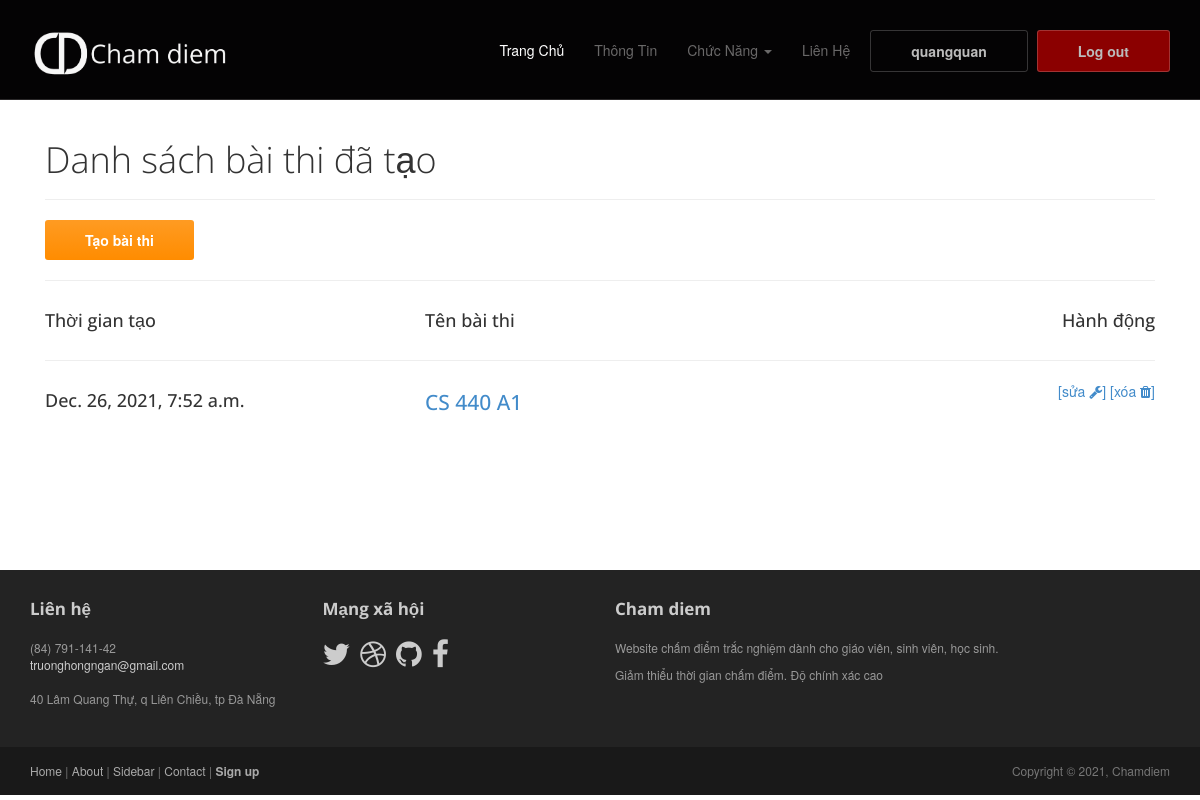
Page /danhsachbaithi/ (signed in) on the earlier database version.
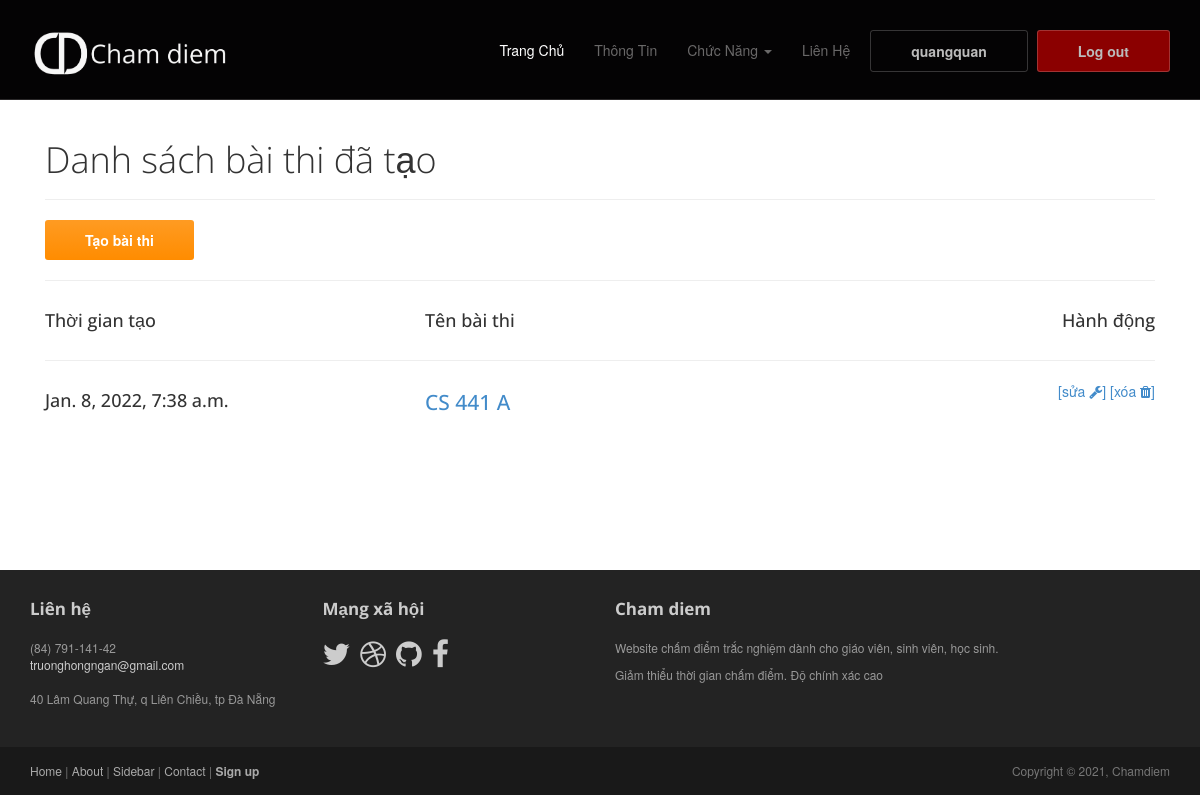
Same page on the later database version.
### quanlybaithi/models.py (models this page shows, shortened)
class Baithi(models.Model):
    id = models.AutoField(primary_key=True)
    ten = models.CharField(max_length=155)
    thoigian = models.DateTimeField(default=timezone.now())
    created_by = models.ForeignKey(User, on_delete=models.CASCADE)
    ketqua = models.ImageField(upload_to='uploads/', blank=True, null=True)
    socau = models.IntegerField(default=0)

### quanlybaithi/views.py (the view)
# urls.py: path('danhsachbaithi/', views.danhsachbaithi, name='danhsachbaithi'),
def danhsachbaithi(request):
    baithis = Baithi.objects.all()
    return render(request, 'quanlybaithi/danhsachbaithi.html', {'baithis': baithis})

### quanlybaithi/templates/quanlybaithi/danhsachbaithi.html (shortened to what this page needs)
{% extends 'core/base.html' %}
{% block content %}
<div class='container'>
<article class="col-sm-12 maincontent">
    <header class="page-header">
        <h1 class="page-title">Danh sách bài thi đã tạo</h1>
    </header>
    <button class='btn btn-action'><a href="{% url 'taobaithi' %}" style="color: white; text-decoration:none;">Tạo bài thi</a></button>
    <hr>
    <div class='row'>
        <div class='col-sm-4'>
            <h4>Thời gian tạo</h4>
        </div>
        <div class='col-sm-4'>
            <h4>Tên bài thi</h4>
        </div>
        <div class='col-sm-4'>
            <h4 style="text-align: right;">Hành động</h4>
        </div>
    </div>
    <hr>
    {% for baithi in baithis %}
        {% if baithi.created_by == request.user %}
        <div class='row'>
            <div class='col-sm-4'>
                <h4>{{ baithi.thoigian }}</h4>
            </div>
            <div class='col-sm-4'>
                <h4>
                    <a href="{% url 'chitietbaithi' baithi.id %}" style="font-size: 21px;" style="text-decoration: none !important; color: black;">{{ baithi.ten }}</a>
                </h4>
            </div>
            <div class='col-sm-4' style="text-align: right;">
                <a href="{% url 'suabaithi' baithi.id %}">[sửa <i class='fa fa-wrench'></i>]</a>
                <a href="{% url 'xoabaithi' baithi.id %}">[xóa <i class='fa fa-trash' style=''></i>]</a>
            </div>
        </div>
        {% endif %}
    {% endfor %}
</article>
</div>
{% endblock%}

### core/templates/core/base.html (shortened to what this page needs)
{% load static %}
<!DOCTYPE html>
<html lang="en" dir="ltr">
  <head>
    <link rel="stylesheet" href="{% static 'core/styles/bootstrap.min.css' %}">
    <link href="https://maxcdn.bootstrapcdn.com/font-awesome/4.2.0/css/font-awesome.min.css" rel="stylesheet">
    <link rel="stylesheet" href="{% static 'core/styles/bootstrap-theme.css' %}" media="screen" >
    <link rel='stylesheet' href="{% static 'core/styles/main.css' %}">
    <link rel='stylesheet' href="{% static 'core/styles/custom.css' %}">
  </head>
  <body class="home">
    <div class="navbar navbar-inverse navbar-fixed-top headroom" >
      <div class="container">
        <div class="navbar-header">
          <a class="navbar-brand" href="/home"><img src="{% static 'core/media/images/logo_cd.png' %}" alt="Cham diem" style="width: 200px;"></a>
        </div>
        <div class="navbar-collapse collapse">
          <ul class="nav navbar-nav pull-right">
            <li class="active"><a href="/home">Trang Chủ</a></li>
            <li><a href="{% url 'about' %}">Thông Tin</a></li>
            {% if user.is_authenticated %}
              <li class="dropdown">
                <a href="#" class="dropdown-toggle" data-toggle="dropdown">Chức Năng <b class="caret"></b></a>
              </li>
            {% endif %}
            <li><a href="{% url 'contact' %}">Liên Hệ</a></li>
            {% if user.is_authenticated %}
              <div class="btn">
                <li><a href="/thongtin" style="color: #bbb;">{{ user.username }}</a></li>
              </div>
              <div class="btn" style="background-color:darkred;">
                <li><a href="{% url 'logout' %}"  style="color: #bbb;">Log out</a></li>
              </div>
            {% else %}
              <li><a class="btn" href="{% url 'login' %}">ĐĂNG KÝ / ĐĂNG NHẬP</a></li>
            {% endif %}
          </ul>
        </div>
      </div>
    </div>
    <header id="head" class="secondary"></header>
    {% block content %}
    {% endblock %}
    <footer id="footer" class="top-space">
      <div class="footer1">
        <div class="container">
          <div class="row">
            <div class="col-md-3 widget">
              <h3 class="widget-title">Liên hệ</h3>
              <div class="widget-body">
                <p>(84) 791-141-42<br>
                  <a href="mailto:#">truonghongngan@gmail.com</a><br>
                  <br>
                  40 Lâm Quang Thự, q Liên Chiều, tp Đà Nẵng
                </p>
              </div>
            </div>
            <div class="col-md-3 widget">
              <h3 class="widget-title">Mạng xã hội</h3>
              <div class="widget-body">
                <p class="follow-me-icons">
                  <a href=""><i class="fa fa-twitter"></i></a>
                  <a href=""><i class="fa fa-dribbble fa-2"></i></a>
                  <a href=""><i class="fa fa-github fa-2"></i></a>
                  <a href=""><i class="fa fa-facebook fa-2"></i></a>
                </p>
              </div>
            </div>
            <div class="col-md-6 widget">
              <h3 class="widget-title">Cham diem</h3>
              <div class="widget-body">
                <p>Website chấm điểm trắc nghiệm dành cho giáo viên, sinh viên, học sinh.</p>
                <p>Giảm thiểu thời gian chấm điểm. Độ chính xác cao</p>
              </div>
            </div>
          </div>
        </div>
      </div>
      <div class="footer2">
        <div class="container">
          <div class="row">
            <div class="col-md-6 widget">
              <div class="widget-body">
                <p class="simplenav">
                  <a href="#">Home</a> |
                  <a href="about.html">About</a> |
                  <a href="sidebar-right.html">Sidebar</a> |
                  <a href="contact.html">Contact</a> |
                  <b><a href="signup.html">Sign up</a></b>
                </p>
              </div>
            </div>
            <div class="col-md-6 widget">
              <div class="widget-body">
                <p class="text-right">
                  Copyright &copy; 2021, Chamdiem
                </p>
              </div>
            </div>
          </div>
        </div>
      </div>
    </footer>
  </body>
</html>

### core/static/core/styles/main.css (style rules this page uses)
#head { background:#181015 url("https://wallpaperaccess.com/full/5936686.jpg") no-repeat; background-size: cover; min-height:520px; text-align: center; padding-top:240px; color:black; font-family:"Open sans", Helvetica, Arial; font-weight:300; }
#head.secondary { height:100px; min-height: 100px; padding-top:0px; }
.headroom { -webkit-transition: all 0.4s ease-out; -moz-transition: all 0.4s ease-out; -o-transition: all 0.4s ease-out; transition: all 0.4s ease-out; }
h1, h2, h3, h4, h5, h6 { font-family:"Open sans", Helvetica, Arial; }
h1, .h1, h2, .h2, h3, .h3 { margin-top:30px; }
.page-title { margin-top:20px; font-weight:300; }
.top-space { margin-top: 60px; }
img { max-width:100%; }
.footer1 { background: #232323; padding: 30px 0 0 0; font-size: 12px; color: #999; }
.footer1 a { color: #ccc; }
.footer1 .widget { margin-bottom:30px; }
.footer1 .widget-title { font-size: 17px; font-weight: bold; color: #ccc; margin: 0 0 20px; }
.follow-me-icons { font-size:30px; }
.follow-me-icons i { float:left; margin:0 10px 0 0; }
.footer2 { background: #191919; padding: 15px 0; color: #777; font-size: 12px; }
.footer2 a { color: #aaa; }
.footer2 p { margin: 0; }

### core/static/core/styles/custom.css (style rules this page uses)
.container article { min-height: 410px; }

Differences in the rows shown:
removed Baithi: thoigian "Dec. 26, 2021, 7:52 a.m.", ten "CS 440 A1"
added Baithi: thoigian "Jan. 8, 2022, 7:38 a.m.", ten "CS 441 A"
